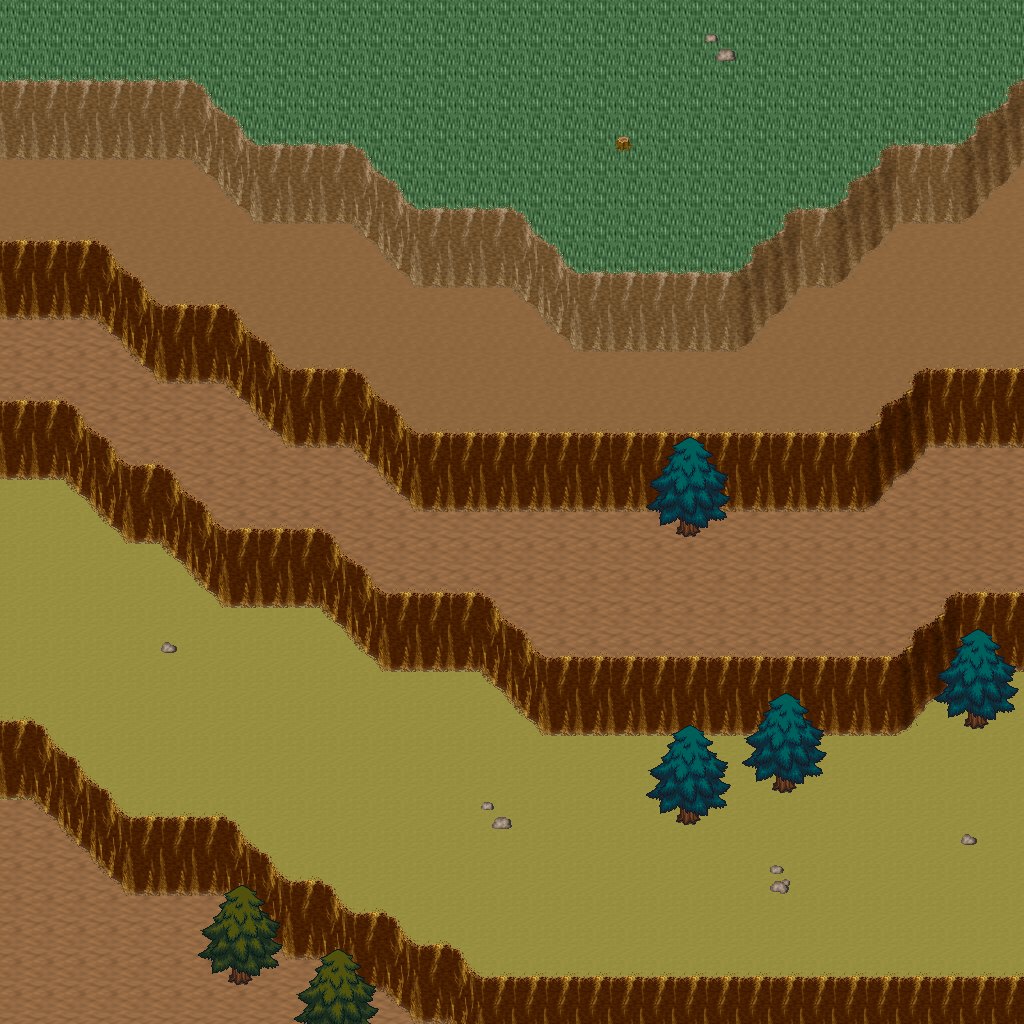

Tiled map render using the project's own tile images. Description and the map definition, with tile-layer contents summarised, below:
An orthogonal 32x32 tile map with 32x32 px tiles, 5 tile layers (Ground, Objects, Objects2, Above, ...), 1 hidden layer not drawn, 18 tilesets.

<map version="1.10" tiledversion="1.11.0" orientation="orthogonal" renderorder="right-down" width="32" height="32" tilewidth="32" tileheight="32" infinite="0" nextlayerid="11" nextobjectid="1">
 <tileset firstgid="1" name="logic_collision" tilewidth="32" tileheight="32" tilecount="1" columns="1">
  <image source="../drawable/logic_collision.png" width="32" height="32" />
 </tileset>
 <tileset firstgid="2" name="ground_ground" tilewidth="32" tileheight="32" tilecount="33" columns="3">
  <image source="../drawable/ground_ground.png" width="96" height="352" />
 </tileset>
 <tileset firstgid="35" name="ground_ridge_earth_pale" tilewidth="32" tileheight="32" tilecount="96" columns="12">
  <image source="../drawable/ground_ridge_earth_pale.png" width="384" height="256" />
 </tileset>
 <tileset firstgid="131" name="ground_ridge_earth_dark" tilewidth="32" tileheight="32" tilecount="96" columns="12">
  <image source="../drawable/ground_ridge_earth_dark.png" width="384" height="256" />
 </tileset>
 <tileset firstgid="227" name="terrain_desert" tilewidth="32" tileheight="32" tilecount="88" columns="8">
  <image source="../drawable/terrain_desert.png" width="256" height="352" />
 </tileset>
 <tileset firstgid="315" name="building_witch_hut" tilewidth="32" tileheight="32" tilecount="80" columns="5">
  <image source="../drawable/building_witch_hut.png" width="160" height="512" />
 </tileset>
 <tileset firstgid="395" name="ground_earth_edges_yellowgreen" tilewidth="32" tileheight="32" tilecount="15" columns="5">
  <image source="../drawable/ground_earth_edges_yellowgreen.png" width="160" height="96" />
 </tileset>
 <tileset firstgid="410" name="item_firewood" tilewidth="32" tileheight="32" tilecount="12" columns="3">
  <image source="../drawable/item_firewood.png" width="96" height="128" />
 </tileset>
 <tileset firstgid="422" name="object_well_hoist" tilewidth="32" tileheight="32" tilecount="9" columns="3">
  <image source="../drawable/object_well_hoist.png" width="96" height="96" />
 </tileset>
 <tileset firstgid="431" name="plant_bush_various_small" tilewidth="32" tileheight="32" tilecount="9" columns="3">
  <image source="../drawable/plant_bush_various_small.png" width="96" height="96" />
 </tileset>
 <tileset firstgid="440" name="plant_bush_bushes" tilewidth="32" tileheight="32" tilecount="10" columns="5">
  <image source="../drawable/plant_bush_bushes.png" width="160" height="64" />
 </tileset>
 <tileset firstgid="450" name="plant_stump_stump_rectangular" tilewidth="32" tileheight="32" tilecount="4" columns="2">
  <image source="../drawable/plant_stump_stump_rectangular.png" width="64" height="64" />
 </tileset>
 <tileset firstgid="454" name="plant_stump_small_stump" tilewidth="32" tileheight="32" tilecount="4" columns="2">
  <image source="../drawable/plant_stump_small_stump.png" width="64" height="64" />
 </tileset>
 <tileset firstgid="458" name="plant_tree_evergreen" tilewidth="32" tileheight="32" tilecount="36" columns="3">
  <image source="../drawable/plant_tree_evergreen.png" width="96" height="384" />
 </tileset>
 <tileset firstgid="494" name="ground_sand_2" tilewidth="32" tileheight="32" tilecount="15" columns="5">
  <image source="../drawable/ground_sand_2.png" width="160" height="96" />
 </tileset>
 <tileset firstgid="509" name="plant_cactus_2" tilewidth="32" tileheight="32" tilecount="10" columns="5">
  <image source="../drawable/plant_cactus_2.png" width="160" height="64" />
 </tileset>
 <tileset firstgid="519" name="plant_cactus" tilewidth="32" tileheight="32" tilecount="2" columns="1">
  <image source="../drawable/plant_cactus.png" width="32" height="64" />
 </tileset>
 <tileset firstgid="521" name="ground_rock_pebbles" tilewidth="32" tileheight="32" tilecount="3" columns="1">
  <image source="../drawable/ground_rock_pebbles.png" width="32" height="96" />
 </tileset>
 <layer id="1" name="Ground" width="32" height="32">
  <data>[1024 cells, 1024 non-empty, 4 distinct tile ids]</data>
 </layer>
 <layer id="2" name="Objects" width="32" height="32">
  <data>[1024 cells, 411 non-empty, 27 distinct tile ids]</data>
 </layer>
 <layer id="3" name="Objects2" width="32" height="32">
  <data>[1024 cells, 0 non-empty, 0 distinct tile ids]</data>
 </layer>
 <layer id="4" name="Above" width="32" height="32">
  <data>[1024 cells, 58 non-empty, 20 distinct tile ids]</data>
 </layer>
 <layer id="5" name="Above2" width="32" height="32">
  <data>[1024 cells, 0 non-empty, 0 distinct tile ids]</data>
 </layer>
 <layer id="6" name="Walkable" width="32" height="32" visible="0">
  <data>[1024 cells, 245 non-empty, 1 distinct tile ids]</data>
 </layer>
 <objectgroup id="7" name="Mapevents" />
 <objectgroup id="8" name="Spawn" />
 <objectgroup id="9" name="Keys" />
 <objectgroup id="10" name="Replace" />
</map>
